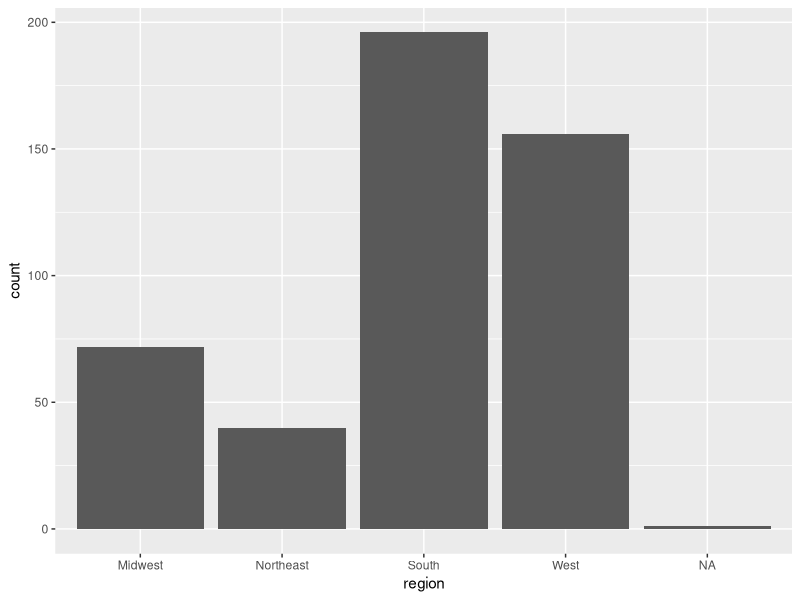
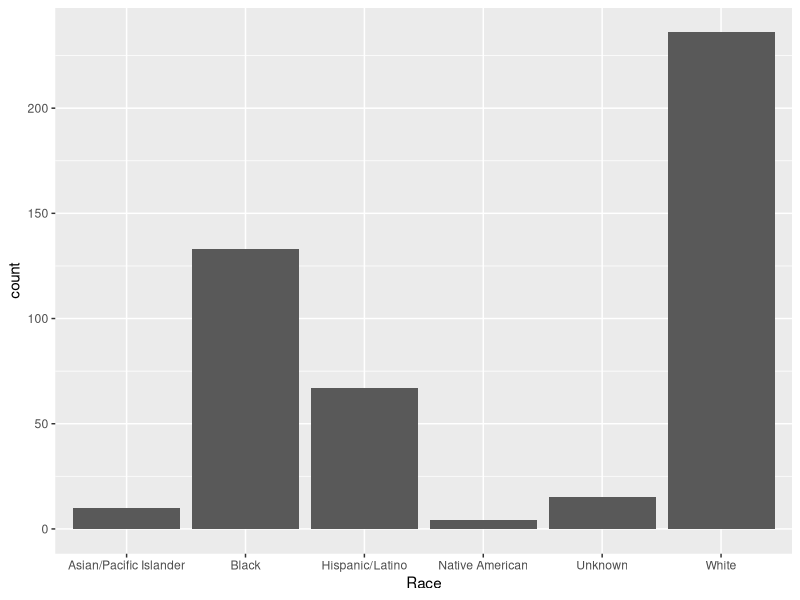

Write the R code that produced these figures, in order.
## ---- chunk 1
knitr::opts_chunk$set(echo = TRUE)
library(tidyverse)

# Import Data Below
PoliceKillings<-read_csv("PKcleanP2.csv")
## ---- chunk 2
populations<-read_csv("StatePops.csv")


regions<-PoliceKillings %>%
  group_by(region)
## ---- chunk 3

ggplot(regions) +
  geom_bar(aes(x=region))
## ---- chunk 4
Races <- PoliceKillings %>% 
  group_by(Race)

ggplot(Races) +
  geom_bar(aes(x=Race))
## ---- chunk 5
Ages <- PoliceKillings %>% 
  mutate(Age = as.factor(Age)) %>%
  group_by(Age)
str(Ages)
levels(Ages$Age)
## ---- chunk 6
Ages1 <- Ages %>%
  mutate(Age_Bin=fct_collapse(Age,
                           Teenager = levels(Age)[c(1:4)],
                           Twenties = levels(Age)[c(5:14)],
                           Thirties = levels(Age)[c(15:25)],
                           Forties = levels(Age)[c(26:34)],
                           Fifties = levels(Age)[c(35:44)],
                           Sixties = levels(Age)[c(45:52)],
                           Seventies =  levels(Age)[c(53:58)],
                           Eighties = levels(Age)[c(59:60)],
                           Unknown = levels(Age)[c(61)]
                           )) %>%
           group_by(Age_Bin) %>%
           summarize(n=n()) %>%
           ungroup() %>%
           mutate(prop=n/sum(n))
## ---- chunk 7
#
## ---- chunk 8
#
## ---- chunk 9
#
## ---- chunk 10
#
## ---- chunk 11
#
## ---- chunk 12
#
## ---- chunk 13
#
## ---- chunk 14
#
## ---- chunk 15
#
